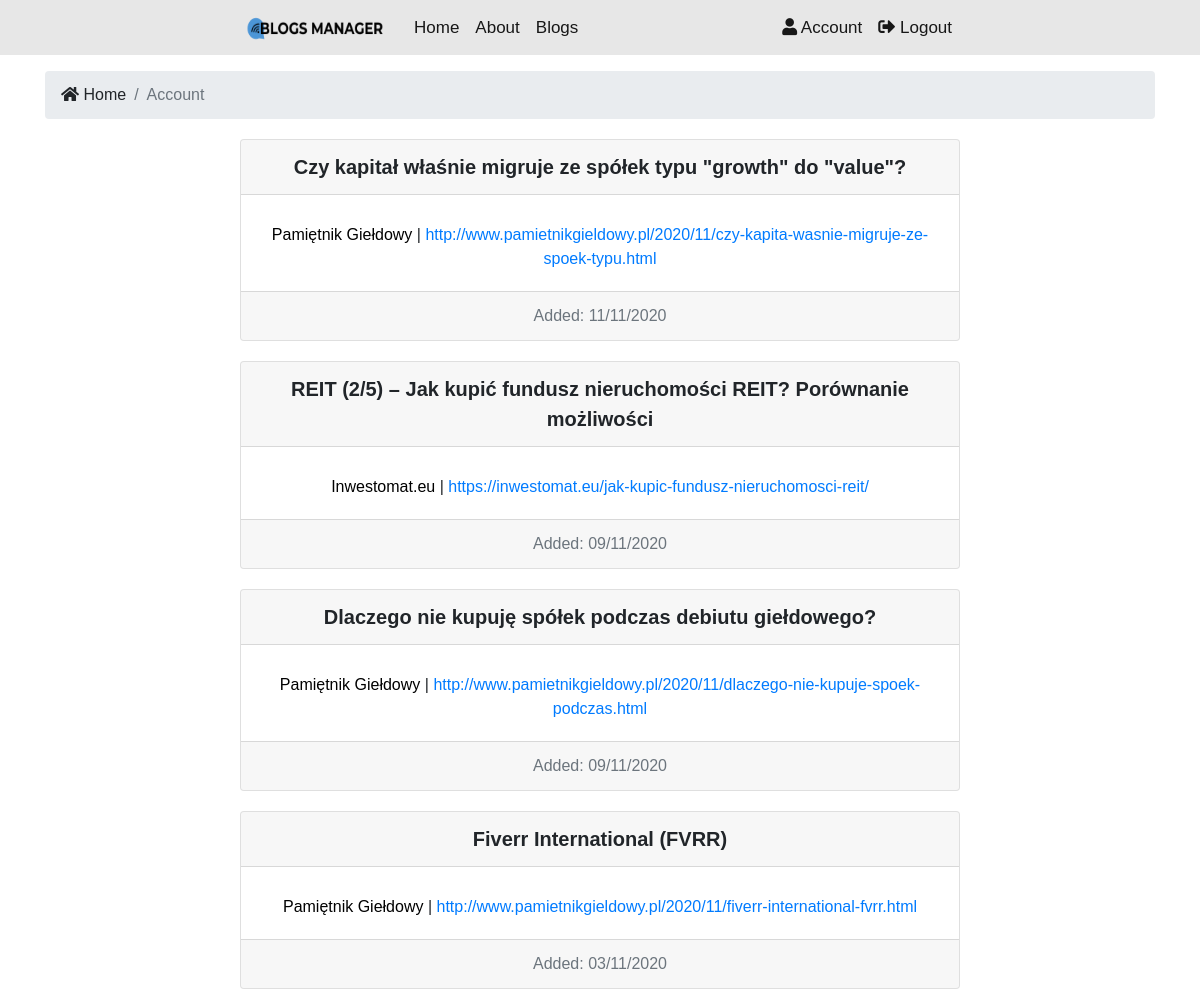
Before: /users/account (signed in, upper part) with the older database file.
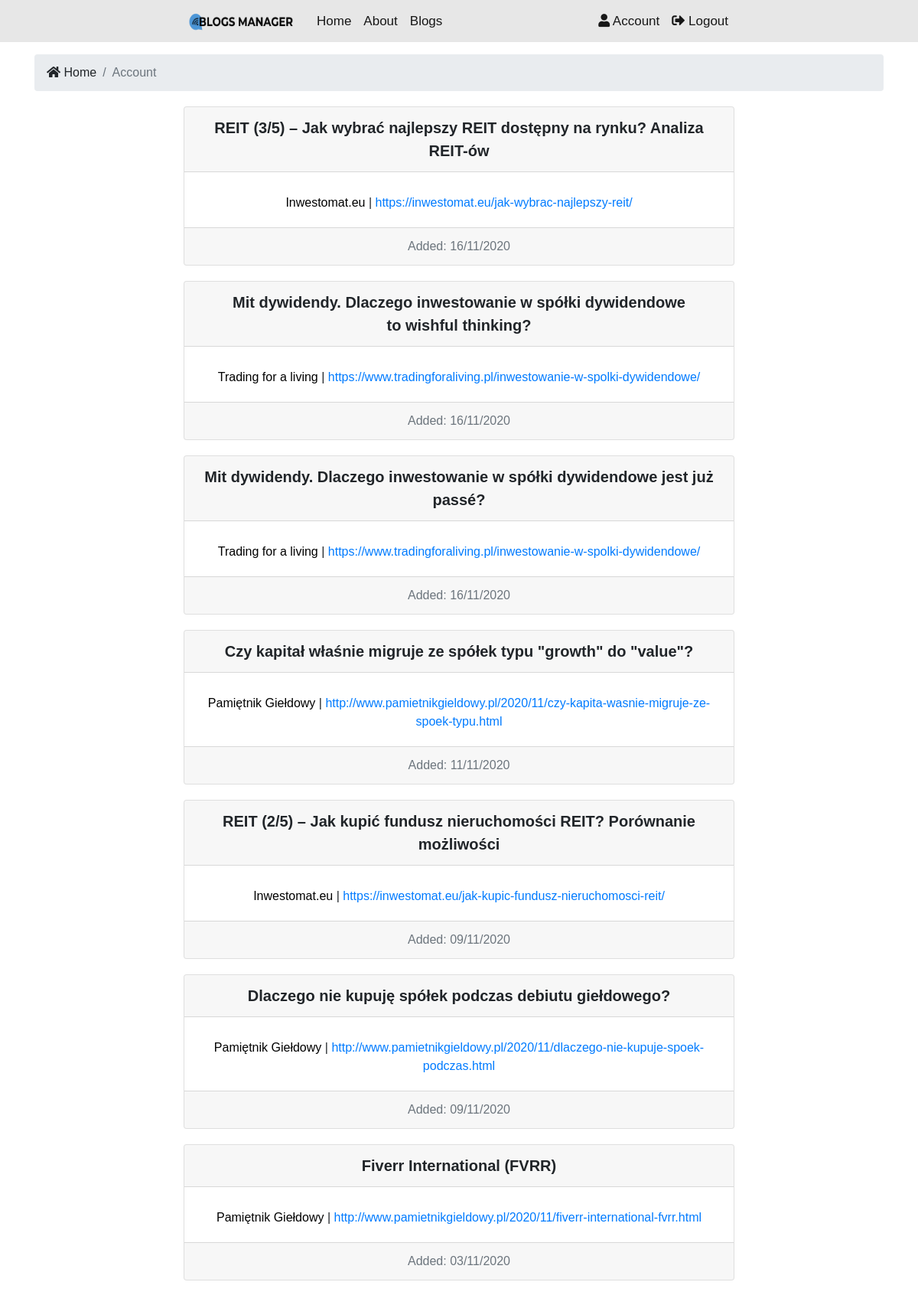
After: the same page with the newer database file.
### blogs/models.py (models this page shows, shortened)
class BlogPost(models.Model):
    name = models.CharField(max_length=200)
    url = models.CharField(max_length=200)
    added = models.DateTimeField()
    blog = models.ForeignKey(Blog, on_delete=models.CASCADE, related_name='blog_post')
    class Meta:
        ordering = ('-added',)

class Blog(models.Model):
    name = models.CharField(max_length=200)
    url = models.CharField(max_length=200)
    author = models.CharField(max_length=100)
    genre = models.CharField(choices=GENRE_CHOICES, default="IT", max_length=30)
    genre2 = models.CharField(choices=GENRE_CHOICES, blank=True, max_length=30)
    language = models.CharField(default="Polish", max_length=100)
    def __str__(self):
        return self.name

### users/views.py (the view)
# urls.py: path("account", views.account, name="account"),
def account(request):
    blog_posts = BlogPost.objects.filter(blog__subscribed_blog__user=request.user)
    context = {"blog_posts": blog_posts}
    return render(request, 'users/account.html', context)

### templates/users/account.html (shortened to what this page needs)
{% extends 'base.html' %}
{% block content %}
<section id="bc" class="mt-3">
    <div class="container">
        <nav aria-label="breadcrumb">
            <ol class="breadcrumb">
                <li class="breadcrumb-item">
                    <a href="{% url 'index' %}">
                    <i class="fas fa-home"></i> Home</a>
                </li>
            <li class="breadcrumb-item active"> Account</li>
            </ol>
        </nav>
    </div>
</section>
<section id="blogs">
    {% if blog_posts %}
        {% for blog_post in blog_posts %}
            <div class="card text-center">
                <div class="card-header">
                    {{ blog_post.name }}
                </div>
                    <div class="card-body">
                        <a href="{% url 'blog_info' pk=blog_post.blog.id %}" class="card-text no-link">{{blog_post.blog}}</a> | <a href="{{ blog_post.url }}" class="card-text">{{ blog_post.url }}</a>
                    </div>
                <div class="card-footer text-muted">
                Added: {{ blog_post.added|date:'d/m/Y' }}
                </div>
            </div>
        {% endfor %}
    {% else %}
        <div class="col-md-12">
            <p>No Subscribed Blogs :(</p>
        </div>
    {% endif %}
</section>
{% endblock %}

Changed rows visible on the page:
added BlogPost: name "REIT (3/5) – Jak wybrać najlepszy REIT dostępny na rynku? Analiza REIT-ów", blog "Inwestomat.eu", url "https://inwestomat.eu/jak-wybrac-najlepszy-reit/", added "16/11/2020"
added BlogPost: name "Mit dywidendy. Dlaczego inwestowanie w spółki dywidendowe to wishful thinking?", blog "Trading for a living", url "https://www.tradingforaliving.pl/inwestowanie-w-spolki-dywidendowe/", added "16/11/2020"
added BlogPost: name "Mit dywidendy. Dlaczego inwestowanie w spółki dywidendowe jest już passé?", blog "Trading for a living", url "https://www.tradingforaliving.pl/inwestowanie-w-spolki-dywidendowe/", added "16/11/2020"
